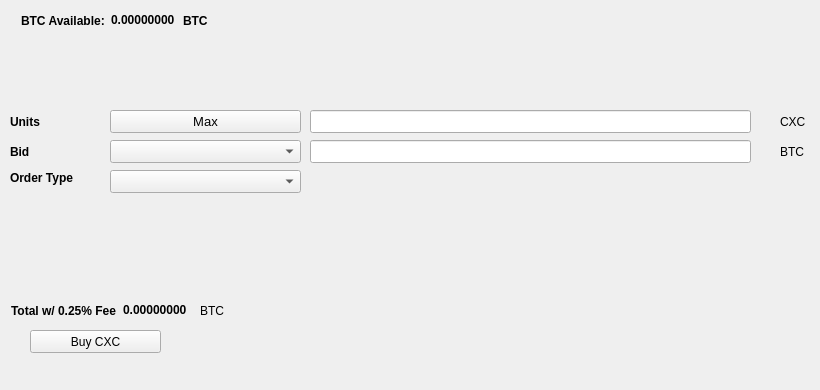
   <widget class="QWidget" name="BuyTab">
    <attribute name="title">
     <string>Buy</string>
    </attribute>
    <widget class="QPushButton" name="BuyCXC">
     <property name="geometry">
      <rect>
       <x>30</x>
       <y>330</y>
       <width>131</width>
       <height>23</height>
      </rect>
     </property>
     <property name="text">
      <string>Buy CXC</string>
     </property>
     <property name="icon">
      <iconset resource="../koipay.qrc">
       <normaloff>:/icons/bitcoin</normaloff>:/icons/bitcoin</iconset>
     </property>
    </widget>
    <widget class="QLabel" name="label_3">
     <property name="geometry">
      <rect>
       <x>10</x>
       <y>110</y>
       <width>46</width>
       <height>23</height>
      </rect>
     </property>
     <property name="font">
      <font>
       <weight>75</weight>
       <bold>true</bold>
      </font>
     </property>
     <property name="text">
      <string>Units</string>
     </property>
    </widget>
    <widget class="QLineEdit" name="UnitsInput">
     <property name="geometry">
      <rect>
       <x>310</x>
       <y>110</y>
       <width>441</width>
       <height>23</height>
      </rect>
     </property>
     <property name="font">
      <font>
       <pointsize>9</pointsize>
       <weight>75</weight>
       <bold>true</bold>
      </font>
     </property>
    </widget>
    <widget class="QLineEdit" name="BuyBidPriceEdit">
     <property name="geometry">
      <rect>
       <x>310</x>
       <y>140</y>
       <width>441</width>
       <height>23</height>
      </rect>
     </property>
     <property name="font">
      <font>
       <pointsize>9</pointsize>
       <weight>75</weight>
       <bold>true</bold>
      </font>
     </property>
    </widget>
    <widget class="QLabel" name="label_4">
     <property name="geometry">
      <rect>
       <x>780</x>
       <y>110</y>
       <width>31</width>
       <height>23</height>
      </rect>
     </property>
     <property name="text">
      <string>CXC</string>
     </property>
    </widget>
    <widget class="QLabel" name="label_5">
     <property name="geometry">
      <rect>
       <x>780</x>
       <y>140</y>
       <width>31</width>
       <height>23</height>
      </rect>
     </property>
     <property name="text">
      <string>BTC</string>
     </property>
    </widget>
    <widget class="QLabel" name="label_6">
     <property name="geometry">
      <rect>
       <x>10</x>
       <y>140</y>
       <width>46</width>
       <height>23</height>
      </rect>
     </property>
     <property name="font">
      <font>
       <weight>75</weight>
       <bold>true</bold>
      </font>
     </property>
     <property name="text">
      <string>Bid</string>
     </property>
    </widget>
    <widget class="QLabel" name="label_7">
     <property name="geometry">
      <rect>
       <x>10</x>
       <y>170</y>
       <width>91</width>
       <height>16</height>
      </rect>
     </property>
     <property name="font">
      <font>
       <weight>75</weight>
       <bold>true</bold>
      </font>
     </property>
     <property name="text">
      <string>Order Type</string>
     </property>
    </widget>
    <widget class="QPushButton" name="Buy_Max_Amount">
     <property name="geometry">
      <rect>
       <x>110</x>
       <y>110</y>
       <width>191</width>
       <height>23</height>
      </rect>
     </property>
     <property name="font">
      <font>
       <pointsize>10</pointsize>
      </font>
     </property>
     <property name="text">
      <string>Max</string>
     </property>
    </widget>
    <widget class="QComboBox" name="BuyBidcomboBox">
     <property name="geometry">
      <rect>
       <x>110</x>
       <y>140</y>
       <width>191</width>
       <height>23</height>
      </rect>
     </property>
     <property name="font">
      <font>
       <pointsize>10</pointsize>
      </font>
     </property>
    </widget>
    <widget class="QComboBox" name="buyOrdertypeCombo">
     <property name="geometry">
      <rect>
       <x>110</x>
       <y>170</y>
       <width>191</width>
       <height>23</height>
      </rect>
     </property>
     <property name="font">
      <font>
       <pointsize>10</pointsize>
      </font>
     </property>
    </widget>
    <widget class="QWidget" name="layoutWidget1">
     <property name="geometry">
      <rect>
       <x>21</x>
       <y>11</y>
       <width>227</width>
       <height>19</height>
      </rect>
     </property>
     <layout class="QHBoxLayout" name="horizontalLayout_3">
      <item>
       <widget class="QLabel" name="label232">
        <property name="font">
         <font>
          <weight>75</weight>
          <bold>true</bold>
         </font>
        </property>
        <property name="text">
         <string>BTC Available:</string>
        </property>
       </widget>
      </item>
      <item>
       <widget class="QLabel" name="BtcAvailableLbl">
        <property name="palette">
         <palette>
          <active>
           <colorrole role="WindowText">
            <brush brushstyle="SolidPattern">
             <color alpha="255">
              <red>0</red>
              <green>0</green>
              <blue>0</blue>
             </color>
            </brush>
           </colorrole>
           <colorrole role="Button">
            <brush brushstyle="SolidPattern">
             <color alpha="255">
              <red>0</red>
              <green>170</green>
              <blue>0</blue>
             </color>
            </brush>
           </colorrole>
           <colorrole role="Light">
            <brush brushstyle="SolidPattern">
             <color alpha="255">
              <red>0</red>
              <green>255</green>
              <blue>0</blue>
             </color>
            </brush>
           </colorrole>
           <colorrole role="Midlight">
            <brush brushstyle="SolidPattern">
             <color alpha="255">
              <red>0</red>
              <green>212</green>
              <blue>0</blue>
             </color>
            </brush>
           </colorrole>
           <colorrole role="Dark">
            <brush brushstyle="SolidPattern">
             <color alpha="255">
              <red>0</red>
              <green>85</green>
              <blue>0</blue>
             </color>
            </brush>
           </colorrole>
           <colorrole role="Mid">
            <brush brushstyle="SolidPattern">
             <color alpha="255">
              <red>0</red>
              <green>113</green>
              <blue>0</blue>
             </color>
            </brush>
           </colorrole>
           <colorrole role="Text">
            <brush brushstyle="SolidPattern">
             <color alpha="255">
              <red>0</red>
              <green>170</green>
              <blue>0</blue>
             </color>
            </brush>
           </colorrole>
           <colorrole role="BrightText">
            <brush brushstyle="SolidPattern">
             <color alpha="255">
              <red>255</red>
              <green>255</green>
              <blue>255</blue>
             </color>
            </brush>
           </colorrole>
           <colorrole role="ButtonText">
            <brush brushstyle="SolidPattern">
             <color alpha="255">
              <red>0</red>
              <green>0</green>
              <blue>0</blue>
             </color>
            </brush>
           </colorrole>
           <colorrole role="Base">
            <brush brushstyle="SolidPattern">
             <color alpha="255">
              <red>255</red>
              <green>255</green>
              <blue>255</blue>
             </color>
            </brush>
           </colorrole>
           <colorrole role="Window">
            <brush brushstyle="SolidPattern">
             <color alpha="255">
              <red>0</red>
              <green>170</green>
              <blue>0</blue>
             </color>
            </brush>
           </colorrole>
           <colorrole role="Shadow">
            <brush brushstyle="SolidPattern">
             <color alpha="255">
              <red>0</red>
              <green>0</green>
              <blue>0</blue>
             </color>
            </brush>
           </colorrole>
           <colorrole role="AlternateBase">
            <brush brushstyle="SolidPattern">
             <color alpha="255">
              <red>127</red>
              <green>212</green>
              <blue>127</blue>
             </color>
            </brush>
           </colorrole>
           <colorrole role="ToolTipBase">
            <brush brushstyle="SolidPattern">
             <color alpha="255">
              <red>255</red>
              <green>255</green>
              <blue>220</blue>
             </color>
            </brush>
           </colorrole>
           <colorrole role="ToolTipText">
            <brush brushstyle="SolidPattern">
             <color alpha="255">
              <red>0</red>
              <green>0</green>
              <blue>0</blue>
             </color>
            </brush>
           </colorrole>
          </active>
          <inactive>
           <colorrole role="WindowText">
            <brush brushstyle="SolidPattern">
             <color alpha="255">
              <red>0</red>
              <green>0</green>
              <blue>0</blue>
             </color>
            </brush>
           </colorrole>
           <colorrole role="Button">
            <brush brushstyle="SolidPattern">
             <color alpha="255">
              <red>0</red>
              <green>170</green>
              <blue>0</blue>
             </color>
            </brush>
           </colorrole>
           <colorrole role="Light">
            <brush brushstyle="SolidPattern">
             <color alpha="255">
              <red>0</red>
              <green>255</green>
              <blue>0</blue>
             </color>
            </brush>
           </colorrole>
           <colorrole role="Midlight">
            <brush brushstyle="SolidPattern">
             <color alpha="255">
              <red>0</red>
              <green>212</green>
              <blue>0</blue>
             </color>
            </brush>
           </colorrole>
           <colorrole role="Dark">
            <brush brushstyle="SolidPattern">
             <color alpha="255">
              <red>0</red>
              <green>85</green>
              <blue>0</blue>
             </color>
            </brush>
           </colorrole>
           <colorrole role="Mid">
            <brush brushstyle="SolidPattern">
             <color alpha="255">
              <red>0</red>
              <green>113</green>
              <blue>0</blue>
             </color>
            </brush>
           </colorrole>
           <colorrole role="Text">
            <brush brushstyle="SolidPattern">
             <color alpha="255">
              <red>0</red>
              <green>170</green>
              <blue>0</blue>
             </color>
            </brush>
           </colorrole>
           <colorrole role="BrightText">
            <brush brushstyle="SolidPattern">
             <color alpha="255">
              <red>255</red>
              <green>255</green>
              <blue>255</blue>
             </color>
            </brush>
           </colorrole>
           <colorrole role="ButtonText">
            <brush brushstyle="SolidPattern">
             <color alpha="255">
              <red>0</red>
              <green>0</green>
              <blue>0</blue>
             </color>
            </brush>
           </colorrole>
           <colorrole role="Base">
            <brush brushstyle="SolidPattern">
             <color alpha="255">
              <red>255</red>
              <green>255</green>
              <blue>255</blue>
             </color>
            </brush>
           </colorrole>
           <colorrole role="Window">
            <brush brushstyle="SolidPattern">
             <color alpha="255">
              <red>0</red>
              <green>170</green>
              <blue>0</blue>
             </color>
            </brush>
           </colorrole>
           <colorrole role="Shadow">
            <brush brushstyle="SolidPattern">
             <color alpha="255">
              <red>0</red>
              <green>0</green>
              <blue>0</blue>
             </color>
            </brush>
           </colorrole>
           <colorrole role="AlternateBase">
            <brush brushstyle="SolidPattern">
             <color alpha="255">
              <red>127</red>
              <green>212</green>
              <blue>127</blue>
             </color>
            </brush>
           </colorrole>
           <colorrole role="ToolTipBase">
            <brush brushstyle="SolidPattern">
             <color alpha="255">
              <red>255</red>
              <green>255</green>
              <blue>220</blue>
             </color>
            </brush>
           </colorrole>
           <colorrole role="ToolTipText">
            <brush brushstyle="SolidPattern">
             <color alpha="255">
              <red>0</red>
              <green>0</green>
              <blue>0</blue>
             </color>
            </brush>
           </colorrole>
          </inactive>
          <disabled>
           <colorrole role="WindowText">
            <brush brushstyle="SolidPattern">
             <color alpha="255">
              <red>0</red>
              <green>85</green>
              <blue>0</blue>
             </color>
            </brush>
           </colorrole>
           <colorrole role="Button">
            <brush brushstyle="SolidPattern">
             <color alpha="255">
              <red>0</red>
              <green>170</green>
              <blue>0</blue>
             </color>
            </brush>
           </colorrole>
           <colorrole role="Light">
            <brush brushstyle="SolidPattern">
             <color alpha="255">
              <red>0</red>
              <green>255</green>
              <blue>0</blue>
             </color>
            </brush>
           </colorrole>
           <colorrole role="Midlight">
            <brush brushstyle="SolidPattern">
             <color alpha="255">
              <red>0</red>
              <green>212</green>
              <blue>0</blue>
             </color>
            </brush>
           </colorrole>
           <colorrole role="Dark">
            <brush brushstyle="SolidPattern">
             <color alpha="255">
              <red>0</red>
              <green>85</green>
              <blue>0</blue>
             </color>
            </brush>
           </colorrole>
           <colorrole role="Mid">
            <brush brushstyle="SolidPattern">
             <color alpha="255">
              <red>0</red>
              <green>113</green>
              <blue>0</blue>
             </color>
            </brush>
           </colorrole>
           <colorrole role="Text">
            <brush brushstyle="SolidPattern">
             <color alpha="255">
              <red>0</red>
              <green>85</green>
              <blue>0</blue>
             </color>
            </brush>
           </colorrole>
           <colorrole role="BrightText">
            <brush brushstyle="SolidPattern">
             <color alpha="255">
              <red>255</red>
              <green>255</green>
              <blue>255</blue>
             </color>
            </brush>
           </colorrole>
           <colorrole role="ButtonText">
            <brush brushstyle="SolidPattern">
             <color alpha="255">
              <red>0</red>
              <green>85</green>
              <blue>0</blue>
             </color>
            </brush>
           </colorrole>
           <colorrole role="Base">
            <brush brushstyle="SolidPattern">
             <color alpha="255">
              <red>0</red>
              <green>170</green>
              <blue>0</blue>
             </color>
            </brush>
           </colorrole>
           <colorrole role="Window">
            <brush brushstyle="SolidPattern">
             <color alpha="255">
              <red>0</red>
              <green>170</green>
              <blue>0</blue>
             </color>
            </brush>
           </colorrole>
           <colorrole role="Shadow">
            <brush brushstyle="SolidPattern">
             <color alpha="255">
              <red>0</red>
              <green>0</green>
              <blue>0</blue>
             </color>
            </brush>
           </colorrole>
           <colorrole role="AlternateBase">
            <brush brushstyle="SolidPattern">
             <color alpha="255">
              <red>0</red>
              <green>170</green>
              <blue>0</blue>
             </color>
            </brush>
           </colorrole>
           <colorrole role="ToolTipBase">
            <brush brushstyle="SolidPattern">
             <color alpha="255">
              <red>255</red>
              <green>255</green>
              <blue>220</blue>
             </color>
            </brush>
           </colorrole>
           <colorrole role="ToolTipText">
            <brush brushstyle="SolidPattern">
             <color alpha="255">
              <red>0</red>
              <green>0</green>
              <blue>0</blue>
             </color>
            </brush>
           </colorrole>
          </disabled>
         </palette>
        </property>
        <property name="font">
         <font>
          <weight>75</weight>
          <bold>true</bold>
         </font>
        </property>
        <property name="text">
         <string>0.00000000</string>
        </property>
        <property name="textInteractionFlags">
         <set>Qt::LinksAccessibleByMouse|Qt::TextSelectableByKeyboard|Qt::TextSelectableByMouse</set>
        </property>
       </widget>
      </item>
      <item>
       <widget class="QLabel" name="BtcAvailableLbl_2">
        <property name="font">
         <font>
          <weight>75</weight>
          <bold>true</bold>
         </font>
        </property>
        <property name="text">
         <string>BTC</string>
        </property>
       </widget>
      </item>
     </layout>
    </widget>
    <widget class="QWidget" name="layoutWidge2">
     <property name="geometry">
      <rect>
       <x>11</x>
       <y>301</y>
       <width>259</width>
       <height>19</height>
      </rect>
     </property>
     <layout class="QHBoxLayout" name="horizontalLayout_4">
      <item>
       <widget class="QLabel" name="label_9">
        <property name="font">
         <font>
          <weight>75</weight>
          <bold>true</bold>
         </font>
        </property>
        <property name="text">
         <string>Total w/ 0.25% Fee</string>
        </property>
       </widget>
      </item>
      <item>
       <widget class="QLabel" name="BuyCostLabel">
        <property name="palette">
         <palette>
          <active>
           <colorrole role="WindowText">
            <brush brushstyle="SolidPattern">
             <color alpha="255">
              <red>0</red>
              <green>0</green>
              <blue>0</blue>
             </color>
            </brush>
           </colorrole>
           <colorrole role="Button">
            <brush brushstyle="SolidPattern">
             <color alpha="255">
              <red>0</red>
              <green>170</green>
              <blue>0</blue>
             </color>
            </brush>
           </colorrole>
           <colorrole role="Light">
            <brush brushstyle="SolidPattern">
             <color alpha="255">
              <red>0</red>
              <green>255</green>
              <blue>0</blue>
             </color>
            </brush>
           </colorrole>
           <colorrole role="Midlight">
            <brush brushstyle="SolidPattern">
             <color alpha="255">
              <red>0</red>
              <green>212</green>
              <blue>0</blue>
             </color>
            </brush>
           </colorrole>
           <colorrole role="Dark">
            <brush brushstyle="SolidPattern">
             <color alpha="255">
              <red>0</red>
              <green>85</green>
              <blue>0</blue>
             </color>
            </brush>
           </colorrole>
           <colorrole role="Mid">
            <brush brushstyle="SolidPattern">
             <color alpha="255">
              <red>0</red>
              <green>113</green>
              <blue>0</blue>
             </color>
            </brush>
           </colorrole>
           <colorrole role="Text">
            <brush brushstyle="SolidPattern">
             <color alpha="255">
              <red>0</red>
              <green>170</green>
              <blue>0</blue>
             </color>
            </brush>
           </colorrole>
           <colorrole role="BrightText">
            <brush brushstyle="SolidPattern">
             <color alpha="255">
              <red>255</red>
              <green>255</green>
              <blue>255</blue>
             </color>
            </brush>
           </colorrole>
           <colorrole role="ButtonText">
            <brush brushstyle="SolidPattern">
             <color alpha="255">
              <red>0</red>
              <green>0</green>
              <blue>0</blue>
             </color>
            </brush>
           </colorrole>
           <colorrole role="Base">
            <brush brushstyle="SolidPattern">
             <color alpha="255">
              <red>255</red>
              <green>255</green>
              <blue>255</blue>
             </color>
            </brush>
           </colorrole>
           <colorrole role="Window">
            <brush brushstyle="SolidPattern">
             <color alpha="255">
              <red>0</red>
              <green>170</green>
              <blue>0</blue>
             </color>
            </brush>
           </colorrole>
           <colorrole role="Shadow">
            <brush brushstyle="SolidPattern">
             <color alpha="255">
              <red>0</red>
              <green>0</green>
              <blue>0</blue>
             </color>
            </brush>
           </colorrole>
           <colorrole role="AlternateBase">
            <brush brushstyle="SolidPattern">
             <color alpha="255">
              <red>127</red>
              <green>212</green>
              <blue>127</blue>
             </color>
            </brush>
           </colorrole>
           <colorrole role="ToolTipBase">
            <brush brushstyle="SolidPattern">
             <color alpha="255">
              <red>255</red>
              <green>255</green>
              <blue>220</blue>
             </color>
            </brush>
           </colorrole>
           <colorrole role="ToolTipText">
            <brush brushstyle="SolidPattern">
             <color alpha="255">
              <red>0</red>
              <green>0</green>
              <blue>0</blue>
             </color>
            </brush>
           </colorrole>
          </active>
          <inactive>
           <colorrole role="WindowText">
            <brush brushstyle="SolidPattern">
             <color alpha="255">
              <red>0</red>
              <green>0</green>
              <blue>0</blue>
             </color>
            </brush>
           </colorrole>
           <colorrole role="Button">
            <brush brushstyle="SolidPattern">
             <color alpha="255">
              <red>0</red>
              <green>170</green>
              <blue>0</blue>
             </color>
            </brush>
           </colorrole>
           <colorrole role="Light">
            <brush brushstyle="SolidPattern">
             <color alpha="255">
              <red>0</red>
              <green>255</green>
              <blue>0</blue>
             </color>
            </brush>
           </colorrole>
           <colorrole role="Midlight">
            <brush brushstyle="SolidPattern">
             <color alpha="255">
              <red>0</red>
              <green>212</green>
              <blue>0</blue>
             </color>
            </brush>
           </colorrole>
           <colorrole role="Dark">
            <brush brushstyle="SolidPattern">
             <color alpha="255">
              <red>0</red>
              <green>85</green>
              <blue>0</blue>
             </color>
            </brush>
           </colorrole>
           <colorrole role="Mid">
            <brush brushstyle="SolidPattern">
             <color alpha="255">
              <red>0</red>
              <green>113</green>
              <blue>0</blue>
             </color>
            </brush>
           </colorrole>
           <colorrole role="Text">
            <brush brushstyle="SolidPattern">
             <color alpha="255">
              <red>0</red>
              <green>170</green>
              <blue>0</blue>
             </color>
            </brush>
           </colorrole>
           <colorrole role="BrightText">
            <brush brushstyle="SolidPattern">
             <color alpha="255">
              <red>255</red>
              <green>255</green>
              <blue>255</blue>
             </color>
            </brush>
           </colorrole>
           <colorrole role="ButtonText">
            <brush brushstyle="SolidPattern">
             <color alpha="255">
              <red>0</red>
              <green>0</green>
              <blue>0</blue>
             </color>
            </brush>
           </colorrole>
           <colorrole role="Base">
            <brush brushstyle="SolidPattern">
             <color alpha="255">
              <red>255</red>
              <green>255</green>
              <blue>255</blue>
             </color>
            </brush>
           </colorrole>
           <colorrole role="Window">
            <brush brushstyle="SolidPattern">
             <color alpha="255">
              <red>0</red>
              <green>170</green>
              <blue>0</blue>
             </color>
            </brush>
           </colorrole>
           <colorrole role="Shadow">
            <brush brushstyle="SolidPattern">
             <color alpha="255">
              <red>0</red>
              <green>0</green>
              <blue>0</blue>
             </color>
            </brush>
           </colorrole>
           <colorrole role="AlternateBase">
            <brush brushstyle="SolidPattern">
             <color alpha="255">
              <red>127</red>
              <green>212</green>
              <blue>127</blue>
             </color>
            </brush>
           </colorrole>
           <colorrole role="ToolTipBase">
            <brush brushstyle="SolidPattern">
             <color alpha="255">
              <red>255</red>
              <green>255</green>
              <blue>220</blue>
             </color>
            </brush>
           </colorrole>
           <colorrole role="ToolTipText">
            <brush brushstyle="SolidPattern">
             <color alpha="255">
              <red>0</red>
              <green>0</green>
              <blue>0</blue>
             </color>
            </brush>
           </colorrole>
          </inactive>
          <disabled>
           <colorrole role="WindowText">
            <brush brushstyle="SolidPattern">
             <color alpha="255">
              <red>0</red>
              <green>85</green>
              <blue>0</blue>
             </color>
            </brush>
           </colorrole>
           <colorrole role="Button">
            <brush brushstyle="SolidPattern">
             <color alpha="255">
              <red>0</red>
              <green>170</green>
              <blue>0</blue>
             </color>
            </brush>
           </colorrole>
           <colorrole role="Light">
            <brush brushstyle="SolidPattern">
             <color alpha="255">
              <red>0</red>
              <green>255</green>
              <blue>0</blue>
             </color>
            </brush>
           </colorrole>
           <colorrole role="Midlight">
            <brush brushstyle="SolidPattern">
             <color alpha="255">
              <red>0</red>
              <green>212</green>
              <blue>0</blue>
             </color>
            </brush>
           </colorrole>
           <colorrole role="Dark">
            <brush brushstyle="SolidPattern">
             <color alpha="255">
              <red>0</red>
              <green>85</green>
              <blue>0</blue>
             </color>
            </brush>
           </colorrole>
           <colorrole role="Mid">
            <brush brushstyle="SolidPattern">
             <color alpha="255">
              <red>0</red>
              <green>113</green>
              <blue>0</blue>
             </color>
            </brush>
           </colorrole>
           <colorrole role="Text">
            <brush brushstyle="SolidPattern">
             <color alpha="255">
              <red>0</red>
              <green>85</green>
              <blue>0</blue>
             </color>
            </brush>
           </colorrole>
           <colorrole role="BrightText">
            <brush brushstyle="SolidPattern">
             <color alpha="255">
              <red>255</red>
              <green>255</green>
              <blue>255</blue>
             </color>
            </brush>
           </colorrole>
           <colorrole role="ButtonText">
            <brush brushstyle="SolidPattern">
             <color alpha="255">
              <red>0</red>
              <green>85</green>
              <blue>0</blue>
             </color>
            </brush>
           </colorrole>
           <colorrole role="Base">
            <brush brushstyle="SolidPattern">
             <color alpha="255">
              <red>0</red>
              <green>170</green>
              <blue>0</blue>
             </color>
            </brush>
           </colorrole>
           <colorrole role="Window">
            <brush brushstyle="SolidPattern">
             <color alpha="255">
              <red>0</red>
              <green>170</green>
              <blue>0</blue>
             </color>
            </brush>
           </colorrole>
           <colorrole role="Shadow">
            <brush brushstyle="SolidPattern">
             <color alpha="255">
              <red>0</red>
              <green>0</green>
              <blue>0</blue>
             </color>
            </brush>
           </colorrole>
           <colorrole role="AlternateBase">
            <brush brushstyle="SolidPattern">
             <color alpha="255">
              <red>0</red>
              <green>170</green>
              <blue>0</blue>
             </color>
            </brush>
           </colorrole>
           <colorrole role="ToolTipBase">
            <brush brushstyle="SolidPattern">
             <color alpha="255">
              <red>255</red>
              <green>255</green>
              <blue>220</blue>
             </color>
            </brush>
           </colorrole>
           <colorrole role="ToolTipText">
            <brush brushstyle="SolidPattern">
             <color alpha="255">
              <red>0</red>
              <green>0</green>
              <blue>0</blue>
             </color>
            </brush>
           </colorrole>
          </disabled>
         </palette>
        </property>
        <property name="font">
         <font>
          <weight>75</weight>
          <bold>true</bold>
         </font>
        </property>
        <property name="autoFillBackground">
         <bool>false</bool>
        </property>
        <property name="text">
         <string>0.00000000</string>
        </property>
        <property name="textInteractionFlags">
         <set>Qt::LinksAccessibleByMouse|Qt::TextSelectableByMouse</set>
        </property>
       </widget>
      </item>
      <item>
       <widget class="QLabel" name="label_10">
        <property name="font">
         <font>
          <weight>50</weight>
          <bold>false</bold>
         </font>
        </property>
        <property name="text">
         <string>BTC</string>
        </property>
       </widget>
      </item>
     </layout>
    </widget>
    <widget class="QLabel" name="label_24">
     <property name="geometry">
      <rect>
       <x>460</x>
       <y>300</y>
       <width>281</width>
       <height>81</height>
      </rect>
     </property>
     <property name="text">
      <string/>
     </property>
     <property name="pixmap">
      <pixmap>:/images/bittrex</pixmap>
     </property>
    </widget>
   </widget>
